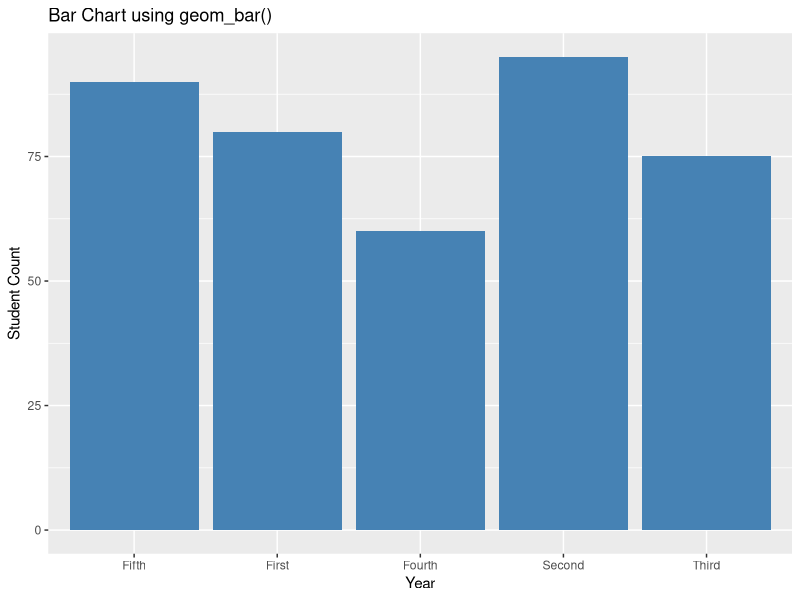
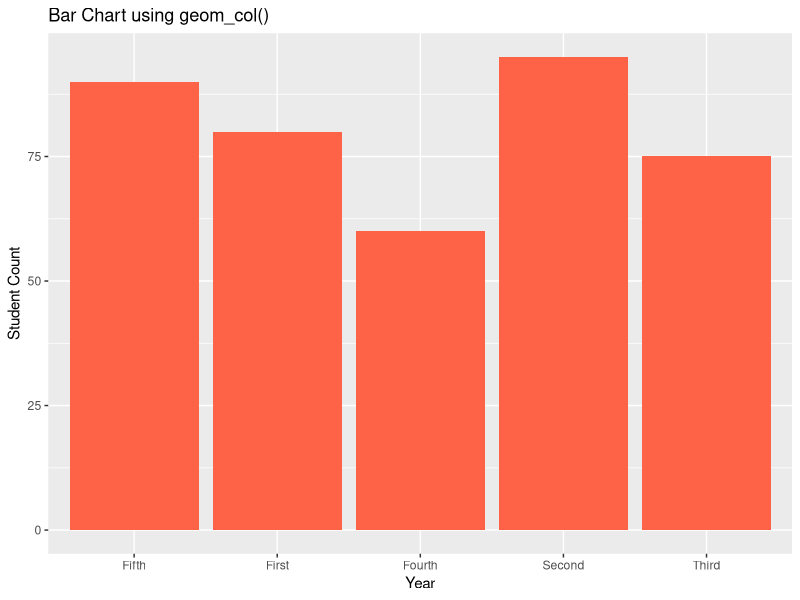
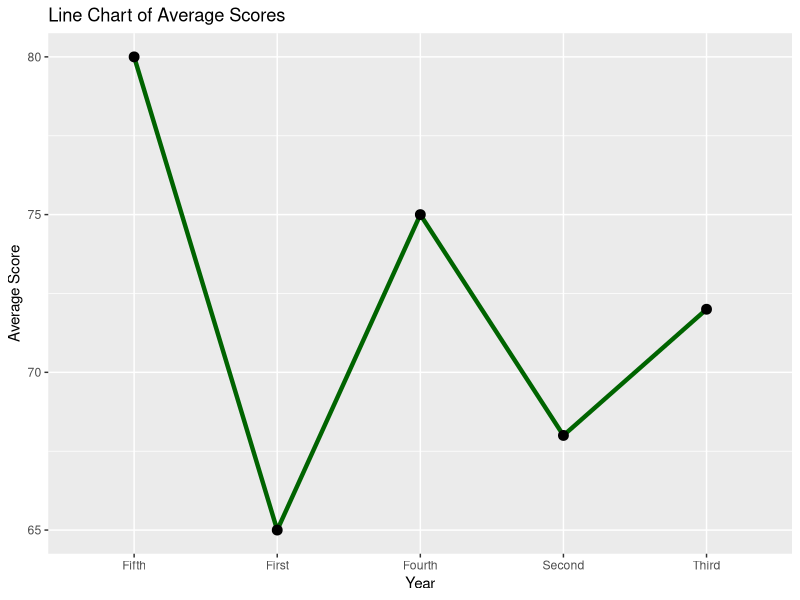
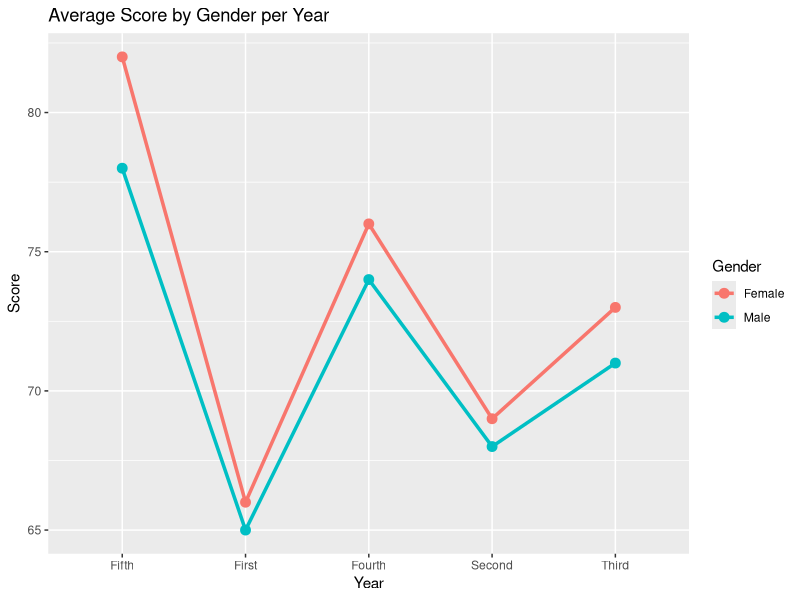

R code for these plots, in order:
# Load libraries
library(tidyverse)

# Simulate sample data
students <- tibble(
  Year = c("First", "Second", "Third", "Fourth", "Fifth"),
  Count = c(80, 95, 75, 60, 90)
)

# --- Bar Charts ---

# 1. geom_bar() for count data (stat = "count" by default)
ggplot(students, aes(x = Year)) +
  geom_bar(stat = "identity", aes(y = Count), fill = "steelblue") +
  labs(title = "Bar Chart using geom_bar()", x = "Year", y = "Student Count")

# 2. geom_col(): better for pre-aggregated data
ggplot(students, aes(x = Year, y = Count)) +
  geom_col(fill = "tomato") +
  labs(title = "Bar Chart using geom_col()", x = "Year", y = "Student Count")

# --- Line Charts ---

# Add an imaginary trend over years (e.g., score improvement)
students <- students %>%
  mutate(AverageScore = c(65, 68, 72, 75, 80))

ggplot(students, aes(x = Year, y = AverageScore, group = 1)) +
  geom_line(color = "darkgreen", linewidth = 1.5) +
  geom_point(size = 3) +
  labs(title = "Line Chart of Average Scores", x = "Year", y = "Average Score")

# Line chart with multiple groups
students_gender <- tibble(
  Year = rep(c("First", "Second", "Third", "Fourth", "Fifth"), each = 2),
  Gender = rep(c("Male", "Female"), times = 5),
  Score = c(65, 66, 68, 69, 71, 73, 74, 76, 78, 82)
)

ggplot(students_gender, aes(x = Year, y = Score, color = Gender, group = Gender)) +
  geom_line(linewidth = 1.2) +
  geom_point(size = 3) +
  labs(title = "Average Score by Gender per Year", x = "Year", y = "Score")
